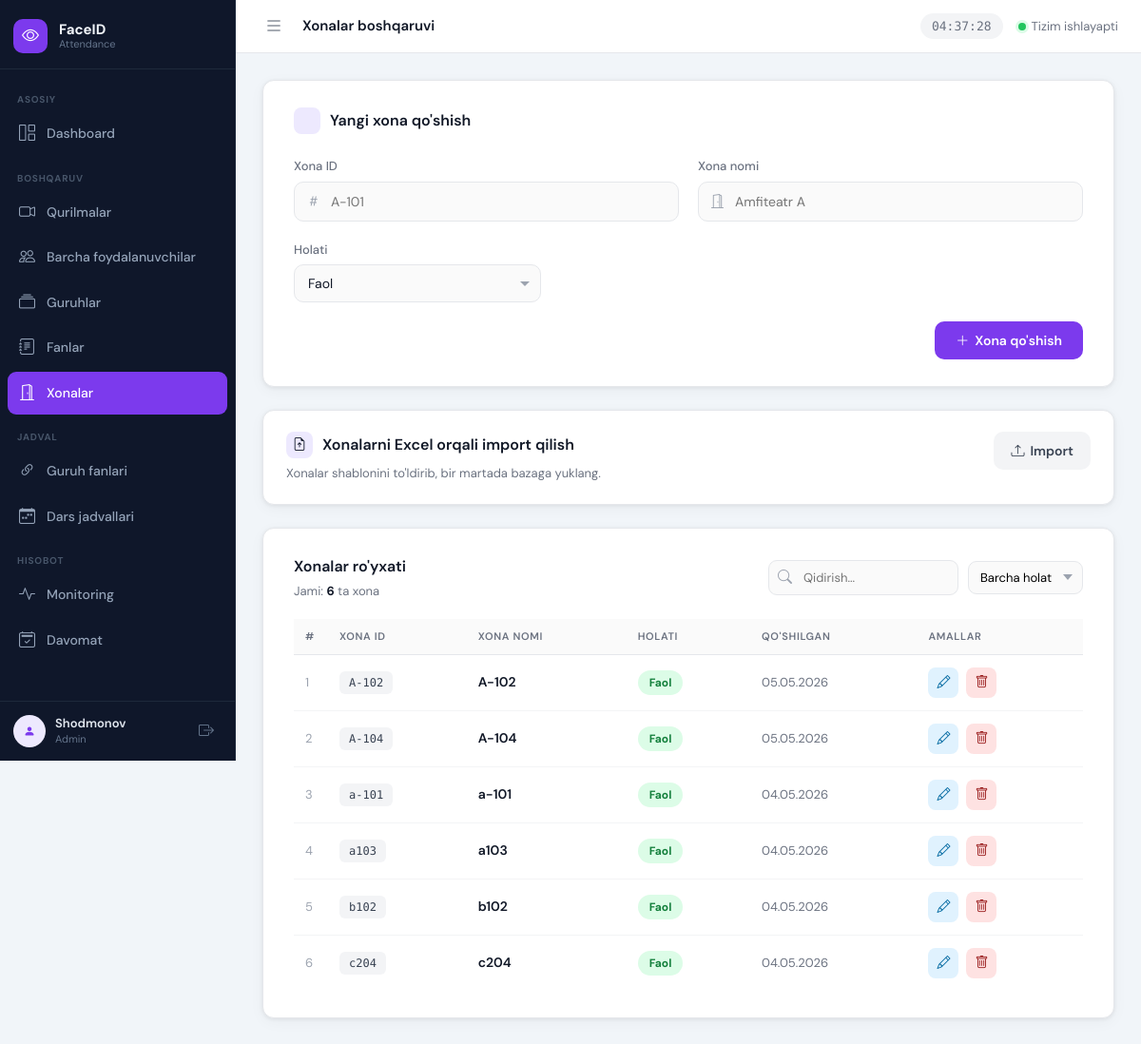
The app's page /rooms/ (signed in), older data.
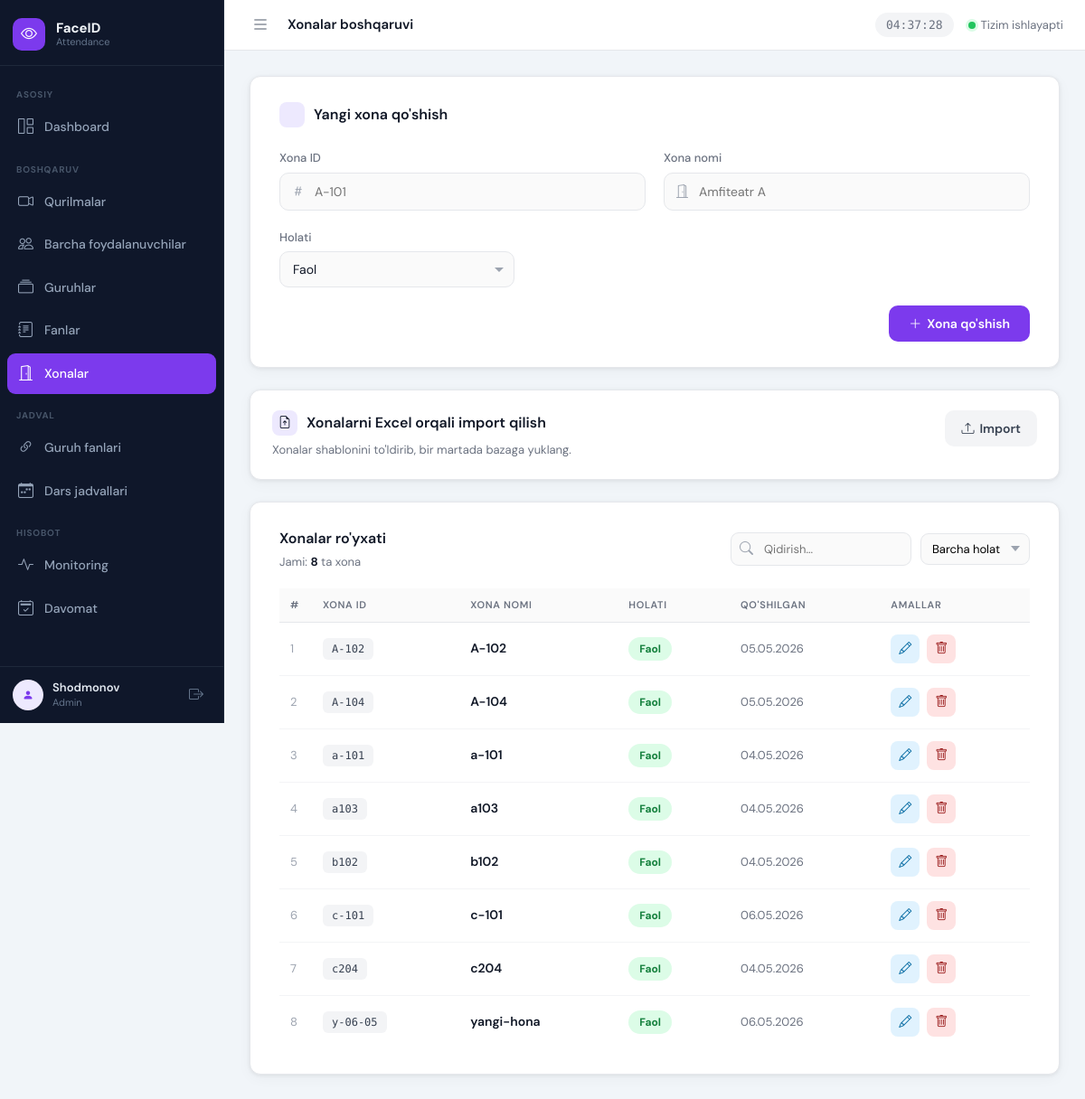
The same page, newer data.
### apps/rooms/models.py (models this page shows, shortened)
class Room(models.Model):
    room_id = models.CharField(max_length=100, unique=True, verbose_name="Xona ID")
    room_name = models.CharField(max_length=150, unique=True, verbose_name="Xona nomi")
    is_active = models.BooleanField(default=True, verbose_name="Faol")
    created_at = models.DateTimeField(auto_now_add=True)
    class Meta:
        verbose_name = "Xona"
        verbose_name_plural = "Xonalar"
        ordering = ['room_name']

### apps/rooms/views.py (the view, shortened to what this page needs)
# urls.py: path('', views.room_list, name='room_list'),
@login_required
def room_list(request):
    error = None
    rooms_queryset = Room.objects.all()
    paginator = Paginator(rooms_queryset, 20)
    page_obj = paginator.get_page(request.GET.get('page'))
    return render(request, 'rooms/room_list.html', {
        'rooms': page_obj,
        'page_obj': page_obj,
        'paginator': paginator,
        'total_rooms': paginator.count,
        'error': error,
    })

### apps/rooms/templates/rooms/room_list.html (shortened to what the changed rows need)
{% extends 'base.html' %}
{% load static %}
{% block extra_css %}
<link rel="stylesheet" href="{% static 'user_management/user_management.css' %}">
{% endblock %}
{% block content %}
<div class="card">
    <div class="table-header">
        <div>
            <h2>Xonalar ro'yxati</h2>
            <div class="table-meta">
                Jami: <strong>{{ total_rooms }}</strong> ta xona
            </div>
        </div>
    </div>
    <table id="roomsTable">
        <thead>
            <tr>
                <th>#</th>
                <th>Xona ID</th>
                <th>Xona nomi</th>
                <th>Holati</th>
                <th>Qo'shilgan</th>
                <th>Amallar</th>
            </tr>
        </thead>
        <tbody>
            {% for room in rooms %}
            <tr
                data-room-pk="{{ room.id }}"
                data-room-id="{{ room.room_id }}"
                data-room-name="{{ room.room_name }}"
                data-status="{% if room.is_active %}active{% else %}inactive{% endif %}"
            >
                <td class="row-num">{{ page_obj.start_index|add:forloop.counter0 }}</td>
                <td><span class="id-badge room-id-value">{{ room.room_id }}</span></td>
                <td class="name room-name-value">{{ room.room_name }}</td>
                <td>
                    <button
                        class="status-btn {% if room.is_active %}active{% else %}inactive{% endif %}"
                        title="Holatni almashtirish"
                        type="button"
                        data-action="toggle-status"
                    >
                        {% if room.is_active %}Faol{% else %}Nofaol{% endif %}
                    </button>
                </td>
                <td class="date-cell">{{ room.created_at|date:"d.m.Y" }}</td>
                <td class="actions-cell">
                    <button class="edit-btn" type="button" data-action="edit" title="Tahrirlash">
                        <i class="bi bi-pencil"></i>
                    </button>
                    <button class="delete-btn" type="button" data-action="delete" title="O'chirish">
                        <i class="bi bi-trash"></i>
                    </button>
                </td>
            </tr>
            {% empty %}
            <tr>
                <td colspan="6" class="empty-row">
                    Hech qanday xona topilmadi. Yuqorida yangi xona qo'shing.
                </td>
            </tr>
            {% endfor %}
        </tbody>
    </table>
</div>
{% endblock %}

Row changes from the older to the newer data that the page shows:
added Room: start_index|add "6", room_id "c-101", room_name "c-101", is_active "Faol", created_at "06.05.2026"
computed for Room (number 7 of 8 on the later page): start_index|add "6" → "7"
added Room: start_index|add "8", room_id "y-06-05", room_name "yangi-hona", is_active "Faol", created_at "06.05.2026"
Text that changed along with them:
{{ total_rooms }}: "6" → "8"
